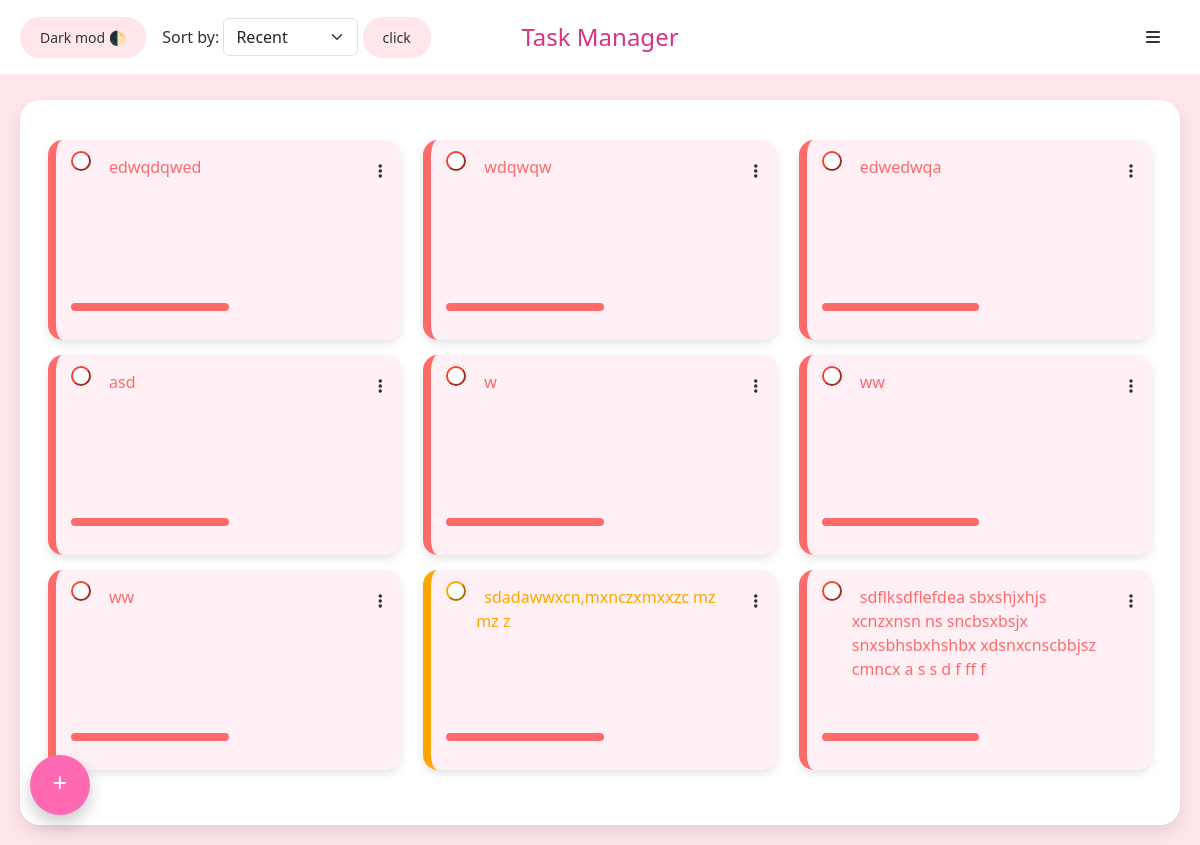
Before: /panel (signed in) with the older database file.
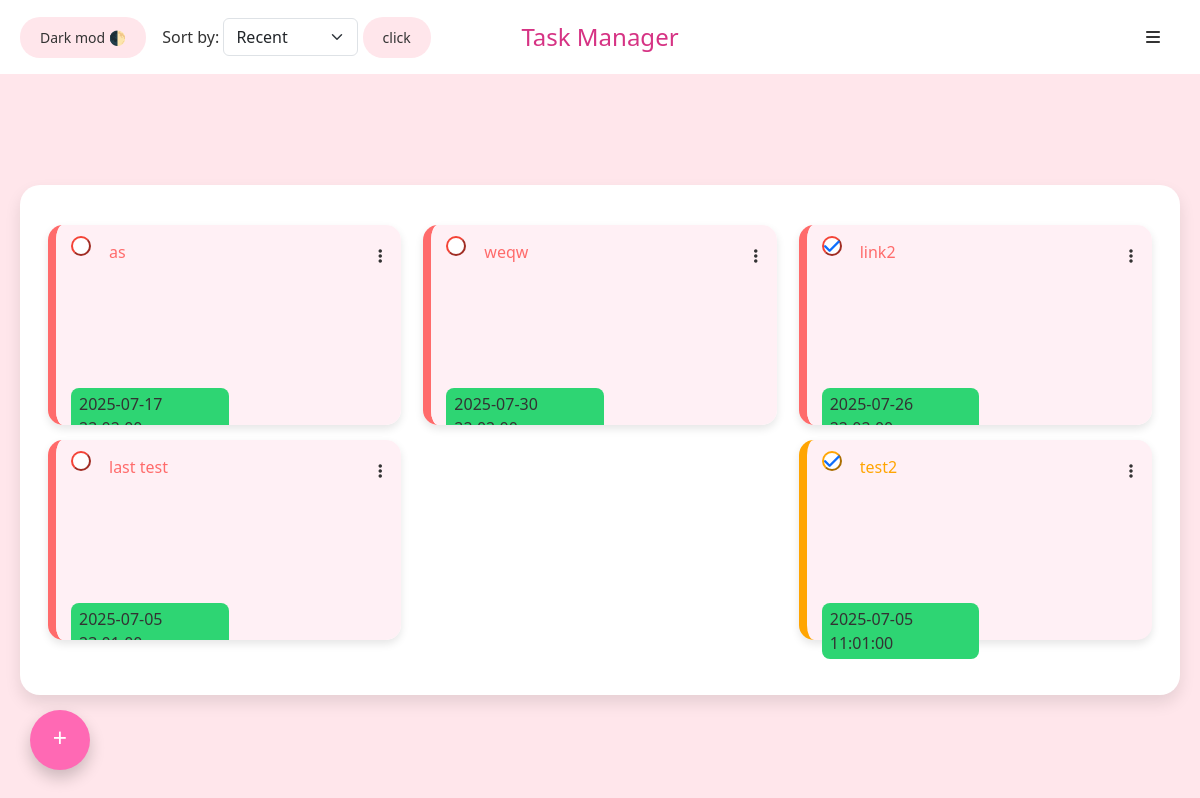
After: the same page with the newer database file.
### tables this page shows
CREATE TABLE IF NOT EXISTS `task` (
  `task_id` int UNSIGNED NOT NULL AUTO_INCREMENT,
  `title` text,
  `status` tinyint(1) NOT NULL DEFAULT '0',
  `option` varchar(30) DEFAULT NULL,
  `user_id` int UNSIGNED DEFAULT NULL,
  `create_date` datetime NOT NULL DEFAULT CURRENT_TIMESTAMP,
  `due_datetime` datetime DEFAULT NULL,
  PRIMARY KEY (`task_id`)
);

### inc/config.php (called while the page is built, shortened)
<?php
$config = [
    'db' => [
        'name' => 'tasks',
        'user' => 'root',
        'password' => '',
        'host' => 'localhost'
    ],
    'base_url' => 'http://localhost/task-manager'
];

### inc/functions.php (called while the page is built, shortened)
<?php
function base_url(){
    global $config;
    return $config['base_url'];
}

### templates/panel.php (the view, shortened to what this page needs)
<?php
require_once 'loader.php';
$userNumber = $_SESSION['user'];
$conn = db_conn();
if (isset($_POST['sort'])) {
    $sort = $_POST['sort_by'];
    if ($sort == 'recent') {
        $sort = "`create_date` DESC";
    } else if ($sort == 'status_asc') {
        $sort = "`status` ASC";
    } else if ($sort == 'status_desc') {
        $sort = "`status` DESC";
    }
} else {
    $sort = "`create_date` DESC";
}
$check = mysqli_query($conn, "SELECT * FROM `task` WHERE `user_id` = '$userNumber' ORDER BY $sort");
$num_rows = mysqli_num_rows($check);
$output = mysqli_fetch_all($check, MYSQLI_NUM);
$darkMode = isset($_COOKIE['darkMode']) && $_COOKIE['darkMode'] === 'on';
require_once 'header2.php';
?>
</head>
<body class="<?php if ($darkMode) {
                    echo 'dark-mode';
                } else {
                    echo '';
                } ?>">
    <div class="header">
        <div class="d-flex gap-3">
            <div class="position-relative">
                <button id="mode" status="0">Dark mod 🌓</button>
            </div>
            <form method="POST" action="">
                <label for="sort_by" style="color: var(--text-color);">Sort by:</label>
                <select name="sort_by" id="sort_by" class="form-select w-auto d-inline-block">
                    <option value="recent">
                        Recent
                    </option>
                </select>
                <button type="submit" name="sort">click</button>
            </form>
        </div>
        <h1 class="position-absolute">Task Manager</h1>
        <button class="bars"><i class="fa-solid fa-bars" status="0"></i></button>
    </div>
    <div class="container">
        <div id="task-list" class="row d-flex justify-content-between">
            <?php
            for ($i = 0; $i < $num_rows; $i++) {
                for ($j = 0; $j < 7; $j++) {
                    $out[$i][$j] = $output[$i][$j];
                }
                $current_datetime = time();
                $task_datetime = $out[$i][6];
                $is_expired = (strtotime($task_datetime) <$current_datetime);
                $bg_time = $is_expired ? '#ff6b6b' : '#2ed573 ';
                if ($out[$i][3] == "medium") {
                    $border = 'priority-medium';
                    $color = 'color-medium';
                } else if ($out[$i][3] == "high") {
                    $border = 'priority-high';
                    $color = 'color-high';
                } else if ($out[$i][3] == "low") {
                    $border = 'priority-low';
                    $color = 'color-low';
                }
                if ($out[$i][2] == 1) {
                    $checkbox = 'd-block';
                } else {
                    $checkbox = 'd-none';
                }
            ?>
                <div class="task <?php echo $border; ?> col-4">
                    <div class="d-flex" style="width: 100%; height: 87%;">
                        <form action="handle.php" method="POST" style="margin-top: -5px;">
                            <button status="<?php echo $out[$i][2]; ?>" type="submit" name="checkbox" id="checkbutton" class="<?php echo $color; ?>"><i class="<?php echo $checkbox; ?> fas fa-check text-primary position-absolute" id="check"></i></button>
                        </form>
                        <label><a class="t-none p-2 <?php echo $color; ?>" href="<?php echo $config['base_url']; ?>/edit?t_id=<?php echo $out[$i][0]; ?>&t_title=<?php echo $out[$i][1]; ?>&t_border=<?php echo $border; ?>"><?php echo $out[$i][1]; ?></a></label>
                        <i class="fas fa-ellipsis-v px-3 py-2 pe-1 cursor-pointer"></i>
                    </div>
                    <p class="w-50 ps-2 py-1 mb-2 rounded-3" style="background-color: <?= $bg_time ?>;color:var(--text-color)">
                        <?=
                        htmlspecialchars($task_datetime);
                     ?>
                    </p>
                </div>
            <?php
            }
            ?>
        </div>
    </div>
    <button class="add-button" onclick="openModal()">+</button>
    <?php
    require_once "footer.php";
    ?>

### index.php (shortened to what this page needs)
<?php
$request = $_REQUEST['q'];
$requests = explode('/', $request);
$first = $requests[0];
$routes = [
    '' => 'templates/register.php',
    'register' => 'templates/register.php',
    'login' => 'templates/login.php',
    'panel' => 'templates/panel.php',
    'logout' => 'templates/logout.php',
    'edit' => 'templates/edit-task.php',
    'alltask' => 'templates/show-alltask.php'
];
if (isset($routes[$first])) {
    require_once $routes[$first];
} else {
    header('location:register');
}

### templates/header2.php (shortened to what this page needs)
<!DOCTYPE html>
<html>
    <head>
        <link href="<?php echo base_url(); ?>/assessts/css/bootstrap.min.css" rel="stylesheet">
        <link href="<?php echo base_url(); ?>/assessts/css/all.min.css" rel="stylesheet">
        <link href="<?php echo base_url(); ?>/assessts/css/style-panel.css" rel="stylesheet">
    </head>
    <body class="<?php if ($darkMode) {
                        echo 'dark-mode';
                    } else {
                        echo '';
                    } ?>">

### footer.php
</body>
</html>

### assessts/css/style-panel.css (style rules this page uses)
:root { --bg-color: #ffe6eb; --container-bg: #fff; --task-bg: #fff0f5; --text-color: #333; --add-btn-bg: #ff69b4; }
body { background-color: var(--bg-color); font-family: 'Segoe UI', sans-serif; display: flex; justify-content: center; align-items: center; min-height: 100vh; margin: 0; padding: 20px; transition: all 0.3s ease; }
.container { background-color: var(--container-bg); padding: 40px; border-radius: 20px; box-shadow: 0 8px 16px rgba(0, 0, 0, 0.1); max-width: 1200px !important; width: 1200px; transition: all 0.3s ease; margin-top: 80px; }
h1 { color: #d63384; font-size: 24px; top: 50%; right: 50%; transform: translate(50%,-50%); }
.task { background-color: var(--task-bg); padding: 15px; border-radius: 15px; margin-bottom: 15px; box-shadow: 0 4px 8px rgba(0, 0, 0, 0.1); height: 200px; width: 32%; }
#checkbutton { width: 20px; height: 20px; border-radius: 50%; position: relative; background-color: var(--container-bg); }
#check { top: 0; right: 0; display: none; font-size: 18px; }
.task label { font-size: 16px; color: var(--text-color); margin-left: 10px; flex: 1; }
.priority-high { border-left: 8px solid #ff6b6b; overflow: auto; }
.priority-medium { border-left: 8px solid #ffa502 !important; }
.color-high { color: #ff6b6b; border-color: #f44336; }
.color-medium { color: #ffa502 !important; border-color: #ffa502; }
.add-button { position: fixed; bottom: 30px; left: 30px; background-color: var(--add-btn-bg); color: white; border: none; border-radius: 50%; width: 60px; height: 60px; font-size: 25px; box-shadow: 0 8px 16px rgba(0, 0, 0, 0.2); cursor: pointer; padding-bottom: 5px; }
.header { background-color: var(--container-bg); padding: 15px 20px; align-items: center; position: fixed; top: 0 !important; width: 100% !important; right: 0 !important; margin-left: -630px; display: flex; justify-content: space-between; z-index: 10; }
.header button { background-color: var(--bg-color); border: none; color: var(--text-color); cursor: pointer; font-size: 14px; padding: 10px 20px; border-radius: 20px; z-index: 100; }
.header .bars { background-color: transparent; font-size: 16px; }
.t-none { text-decoration: none !important; }
.cursor-pointer { cursor: pointer; }
i { color: var(--text-color); }

Changed rows visible on the page:
removed task: title "edwqdqwed"
removed task: title "wdqwqw"
removed task: title "edwedwqa"
removed task: title "asd"
removed task: title "w"
removed task: title "ww"
removed task: title "ww"
removed task: title "sdadawwxcn,mxnczxmxxzc mz mz z", option "medium" (drawn)
removed task: title "sdflksdflefdea sbxshjxhjs xcnzxnsn ns sncbsxbsjx snxsbhsbxhshbx xdsnxcnscbbjsz cmncx a s s d f ff f"
added task: title "as", due_datetime "2025-07-17…"
added task: title "weqw", due_datetime "2025-07-30…"
added task: status 1 (drawn), title "link2", due_datetime "2025-07-26…"
added task: title "last test", due_datetime "2025-07-05…"
added task: status 1 (drawn), title "test2", due_datetime "2025-07-05 11:01:00", option "medium" (drawn)
